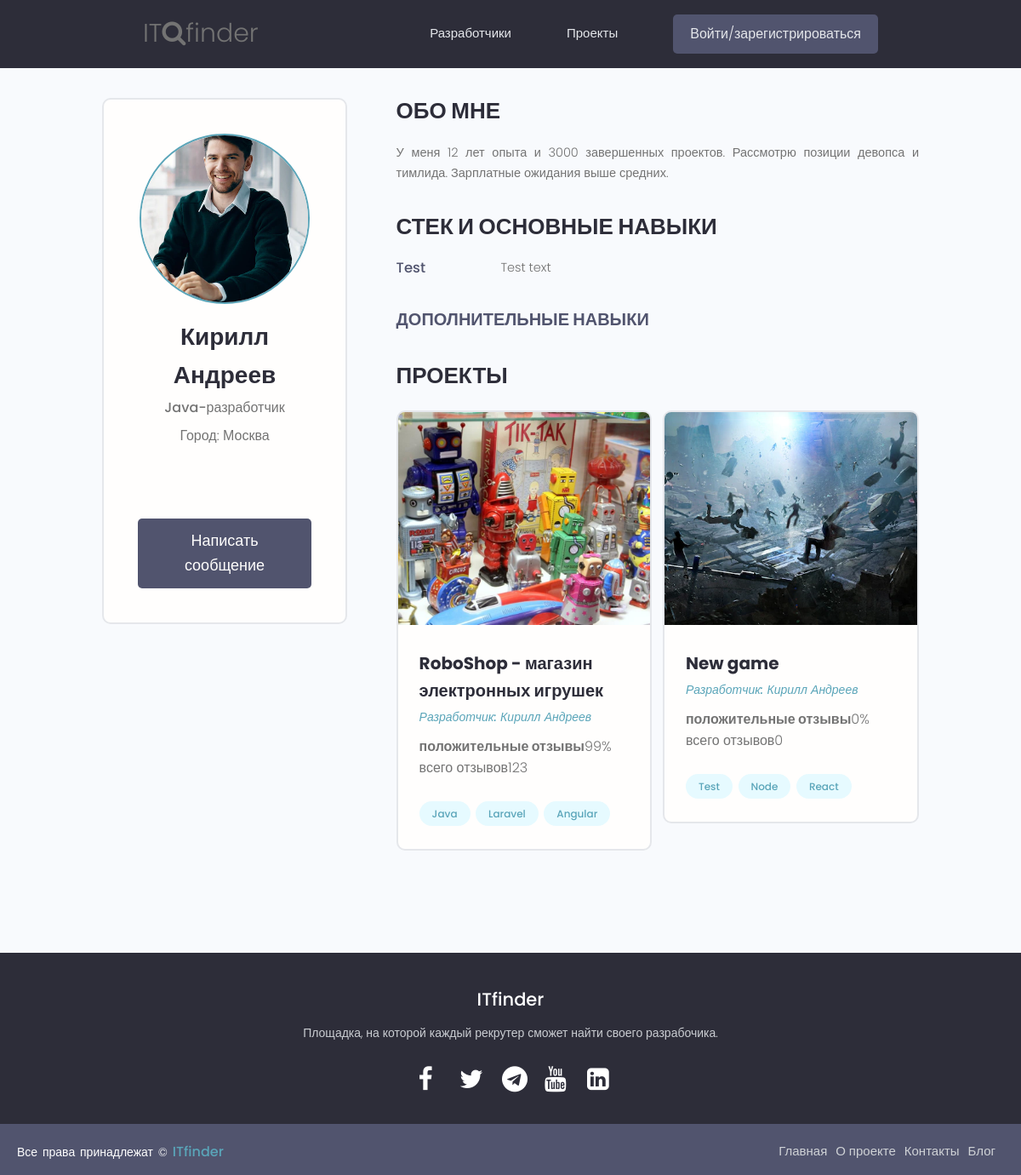
The app's page /profile/andreev/ with its own data.
### users/models.py (models this page shows, shortened)
class Profile(models.Model):
    user = models.OneToOneField(
        User, on_delete=models.CASCADE, null=True, blank=True)
    name = models.CharField(max_length=50, blank=True, null=True)
    email = models.EmailField(max_length=50, blank=True, null=True)
    username = models.CharField(max_length=50, blank=True, null=True)
    city = models.CharField(max_length=50, blank=True, null=True)
    intro = models.CharField(max_length=200, blank=True, null=True)
    bio = models.TextField(blank=True, null=True)
    image = models.ImageField(
        null=True, blank=True, upload_to='profile_images', default="profile_images/default.jpg")
    skills = models.ManyToManyField(Skill, blank=True)
    github = models.CharField(max_length=100, blank=True, null=True)
    twitter = models.CharField(max_length=100, blank=True, null=True)
    linkedin = models.CharField(max_length=100, blank=True, null=True)
    youtube = models.CharField(max_length=100, blank=True, null=True)
    website = models.CharField(max_length=100, blank=True, null=True)
    created = models.DateTimeField(auto_now_add=True)
    id = models.UUIDField(default=uuid.uuid4, unique=True,
                          primary_key=True, editable=False)
    def __str__(self):
        return str(self.username)
    class Meta:
        ordering = ['created']

class Skill(models.Model):
    name = models.CharField(max_length=50, blank=True, null=True)
    slug = models.SlugField()
    description = models.TextField(null=True, blank=True)
    created = models.DateTimeField(auto_now_add=True)
    id = models.UUIDField(default=uuid.uuid4, unique=True,
                          primary_key=True, editable=False)

### projects/models.py (models this page shows, shortened)
class Project(models.Model):
    title = models.CharField(max_length=100)
    owner = models.ForeignKey(Profile, null=True, blank=True, on_delete=models.CASCADE)
    slug = models.SlugField()
    image = models.ImageField(null=True, blank=True, default="project_images/default.jpg", upload_to='project_images')
    description = models.TextField(null=True, blank=True)
    tags = models.ManyToManyField(Tag, blank=True)
    total_votes = models.IntegerField(default=0, null=True, blank=True)
    votes_ratio = models.IntegerField(default=0, null=True, blank=True)
    demo_link = models.CharField(max_length=500, null=True, blank=True)
    source_link = models.CharField(max_length=500, null=True, blank=True)
    created = models.DateTimeField(auto_now_add=True)
    id = models.UUIDField(default=uuid.uuid4, unique=True, primary_key=True, editable=False)

class Tag(models.Model):
    name = models.CharField(max_length=100)
    slug = models.SlugField()
    created = models.DateTimeField(auto_now_add=True)
    id = models.UUIDField(default=uuid.uuid4, unique=True, primary_key=True, editable=False)
    def __str__(self):
        return self.name

### users/views.py (the view)
# urls.py: path('profile/<str:username>/', views.userProfile, name="user-profile"),
def userProfile(request, username):
    profile = Profile.objects.get(username=username)
    main_skills = profile.skills.all()[:2]
    extra_skills = profile.skills.all()[2:]
    context = {'profile': profile, 'main_skills': main_skills,
               "extra_skills": extra_skills}
    return render(request, 'users/user-profile.html', context)

### users/templates/users/user-profile.html (shortened to what this page needs)
{% extends 'base.html' %}
{% block content %}
<main class="profile my-md">
    <div class="container">
        <div class="layout">
            <div class="column column--1of3">
                <div class="card text-center">
                    <div class="card__body dev">
                        <img class="avatar avatar--xl" src="{{ profile.image.url }}" />
                        <h2 class="dev__name">{{ profile.name }}</h2>
                        <p class="dev__title">{{ profile.intro }}</p>
                        <p class="dev__location">Город: {{ profile.city }}</p>
                        <ul class="dev__social">
                        </ul>
                        {% if request.user.profile.id != profile.id %}
                        <a href="{% url 'create-message' profile.username %}" class="btn btn--sub btn--lg">Написать сообщение </a>
                        {% endif %}
                    </div>
                </div>
            </div>
            <div class="column column--2of3">
                <div class="devInfo">
                    <h3 class="devInfo__title">Обо мне</h3>
                    <p class="devInfo__about">{{ profile.bio }}</p>
                </div>
                <div class="devInfo">
                    <h3 class="devInfo__title">Стек и основные навыки</h3>
                    <div class="devInfo__skills">
                        {% for skill in main_skills %}
                        <div class="devSkill">
                            <h4 class="devSkill__title">{{ skill.name }}</h4>
                            <p class="devSkill__info">{{ skill.description }}</p>
                        </div>
                        {% endfor %}
                        <h3 class="devInfo__subtitle">Дополнительные навыки</h3>
                    </div>
                </div>
                <div class="devInfo">
                    <h3 class="devInfo__title">Проекты</h3>
                    <div class="grid grid--two">
                        {% for project in profile.project_set.all %}
                        <div class="column">
                            <div class="card project">
                                <a href="{% url 'project' project.slug %}" class="project">
                                    <img class="project__thumbnail" src="{{ project.image.url }}"
                                        alt="project thumbnail" />
                                    <div class="card__body">
                                        <h3 class="project__title">{{ project.title }}</h3>
                                        <p><a class="project__author"
                                                href="{% url 'user-profile' project.owner %}">Разработчик:
                                                {{ project.owner.name }}</a>
                                        </p>
                                        <p class="project--rating">
                                            <span style="font-weight: bold;">положительные отзывы</span>{{ project.votes_ratio }}% всего отзывов{{ project.total_votes }}
                                        </p>
                                        <div class="project__tags">
                                            {% for tag in project.tags.all %}
                                            <span class="tag tag--pill tag--main">
                                                <small>{{tag}}</small>
                                            </span>
                                            {% endfor %}
                                        </div>
                                    </div>
                                </a>
                            </div>
                        </div>
                        {% endfor %}
                    </div>
                </div>
            </div>
        </div>
    </div>
</main>
{% endblock content %}

### projects/static/styles/main.css (style rules this page uses)
* { margin: 0; padding: 0; box-sizing: border-box; }
:root { --color-sub: #2d2d39; }
.btn--sub { background-color: var(--color-sub-light); }
.card { border: 2px solid var(--color-light); }
img { width: 100%; }
.profile .card > .dev { padding: 4rem; }
.dev__name { color: var(--color-sub); font-size: 2.8rem; font-weight: 700; margin-top: 1rem; margin-bottom: 0.5rem; }
.dev__title { font-size: 1.6rem; font-weight: 500; line-height: 1.3; }
.dev__location { margin-top: 1rem; }
.dev__social { margin: 3rem 0; list-style: none; display: flex; justify-content: center; gap: 1.5rem; }
.devInfo { margin-bottom: 3rem; }
.devInfo__title, .devInfo__subtitle { font-size: 2.6rem; color: var(--color-sub); text-transform: uppercase; font-weight: 700; margin-bottom: 1.5rem; }
.devInfo__subtitle { font-size: 2rem; color: var(--color-sub-light); }
.devInfo__about, .devSkill__info { font-size: 1.45rem; line-height: 1.7; text-align: justify; }
.devSkill { margin-bottom: 3rem; }
.devSkill__title { font-size: 1.65rem; font-weight: 500; color: var(--color-sub-light); }
@media screen and (min-width: 700px) { .devSkill { display: flex; justify-content: space-between; gap: 3rem; } }
@media screen and (min-width: 700px) { .devSkill__info { flex-basis: 80%; } }
.project__author { font-size: 1.4rem; font-style: italic; }
.project--rating { margin-bottom: 1.6em; margin-top: .5em; }
.project__thumbnail { height: 25rem; object-fit: cover; object-position: top center; }
.project__title { font-size: 2rem; font-weight: 700; color: var(--color-sub); }

### projects/static/uikit/styles/modules/_variables.css (style rules this page uses)
:root { --color-main: #5aa5b9; --color-main-light: #e6faff; --color-sub: #3f4156; --color-sub-light: #51546e; --color-sub-lighter: #ededfd; --color-text: #737373; --color-gray: #8b8b8b; --color-light: #e5e7eb; --color-light-gray: #767676; --color-bg: #f8fafd; --color-white: #fffefd; --color-white-light: #f3f3f3; --color-success: #359e64; --color-success-bg: #def8e8; --color-error: #fc4b0b; --color-error-bg: #fff2ee; --font-base: 'Poppins', arial, helvetica, 'Segoe UI', roboto, ubuntu, sans-serif; --font-monospace: 'Fira Code', 'Courier New', courier, monospace; --font-regular: 300; --font-medium: 500; --font-bold: 700; --generic-shadow: 1px 1px 5px #00000010; --generic-transition: all 0.3s ease-in-out; }

### projects/static/uikit/styles/modules/_base.css (style rules this page uses)
* { margin: 0; padding: 0; box-sizing: border-box; text-rendering: optimizeLegibility; color: inherit; font-size: inherit; }
html { font-size: 50%; }
@media only screen and (min-width: 480px) { html { font-size: 56.25%; } }
@media only screen and (min-width: 1200px) { html { font-size: 62.5%; } }
body { line-height: 1.6; font-weight: 400; font-size: 1.5rem; color: var(--color-text); background-color: var(--color-bg); min-height: 100vh; }

### projects/static/uikit/styles/modules/_typography.css (style rules this page uses)
* { font-family: var(--font-base); }
h2 { font-size: 3.6rem; font-weight: var(--font-bold); }
h3 { font-size: 3.2rem; font-weight: var(--font-medium); }
h4 { font-size: 2.8rem; font-weight: var(--font-medium); }
p, span, strong { font-size: 1.6rem; color: var(--color-text); font-weight: var(--font-regular); }
a { padding-bottom: 2px; text-decoration: none; display: inline-block; color: var(--color-main); font-weight: var(--font-medium); }

### projects/static/uikit/styles/modules/_utilities.css (style rules this page uses)
.container { width: 92%; max-width: 165rem; margin: 0 auto; box-sizing: border-box; }
@media screen and (min-width: 1000px) { .container { width: 90%; } }
@media screen and (min-width: 1200px) { .container { width: 80%; } }
.text-center { text-align: center; }
.my-md { margin: 3rem auto; }

### projects/static/uikit/styles/modules/_avatar.css (style rules this page uses)
.avatar { border-radius: 50%; border: 2px solid var(--color-main); object-fit: cover; }
.avatar--xl { height: 20rem; width: 20rem; }

### projects/static/uikit/styles/modules/_button.css (style rules this page uses)
.btn { display: inline-block; position: relative; cursor: pointer; background-color: var(--color-light); font-weight: var(--font-medium); color: var(--color-sub); text-decoration: none; padding: 1rem 2rem; border-radius: 0.5rem; border: none; width: -webkit-fit-content; width: -moz-fit-content; width: fit-content; height: -webkit-fit-content; height: -moz-fit-content; height: fit-content; font-size: 1.6rem; outline-width: 0; outline-color: transparent; -webkit-backface-visibility: hidden; backface-visibility: hidden; transition: all 0.3s ease-in-out; }
.btn--sub { background-color: var(--color-sub); color: var(--color-white); }
.btn--lg { font-size: 1.8rem; padding: 1.2rem 4.5rem; }

### projects/static/uikit/styles/modules/_card.css (style rules this page uses)
.card { border-radius: 1rem; background-color: var(--color-white); border: 1.5px solid var(--color-light); width: auto; height: auto; margin-top: 0.5rem; margin-bottom: 0.5rem; overflow: hidden; }
.card__body, .card__header { padding: 2rem 2.5rem; }

### records on screen
Profile: image (picture), name "Кирилл Андреев", intro "Java-разработчик", city "Москва", bio "У меня 12 лет опыта и 3000 завершенных проектов. Рассмотрю позиции девопса и тимлида. Зарплатные ожидания выше средних."
Skill: name "Test", description "Test text"
Project: image (picture), title "RoboShop - магазин электронных игрушек", owner.name "Кирилл Андреев", votes_ratio "99", total_votes "123"
Tag: name "Java"
Tag: name "Laravel"
Tag: name "Angular"
Project: image (picture), title "New game", owner.name "Кирилл Андреев", votes_ratio "0", total_votes "0"
Tag: name "Test"
Tag: name "Node"
Tag: name "React"
